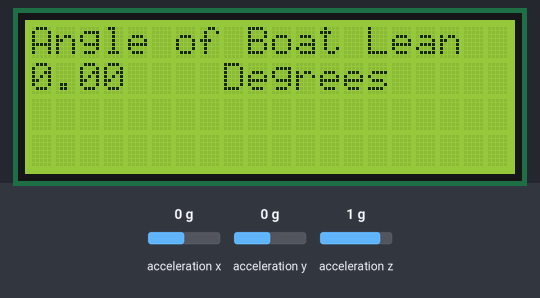
A sketch run on a simulated Arduino Nano 33 BLE. Parts: 20×4 character LCD. The inputs (shaded band) are chosen by the test bench; at power-on: acceleration y 0 g, acceleration x 0 g, acceleration z 1 g. What the sketch prints to the serial monitor is not drawn.

Above: at 1.2 s.
1.3 s: acceleration y set to -0.8 g
At 2.2 s:
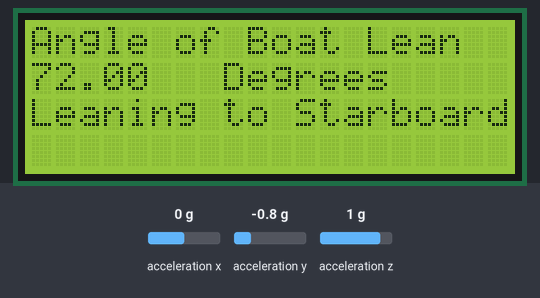
2.8 s: acceleration y set to 0.8 g
At 4.1 s:
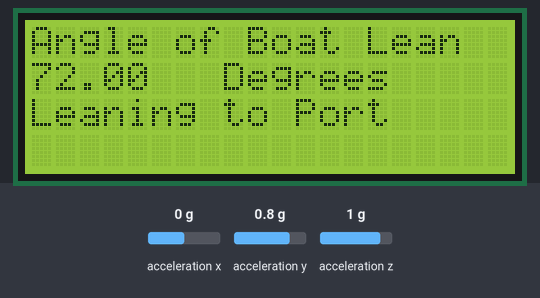
4.5 s: acceleration y set to 0 g
At 5.5 s:
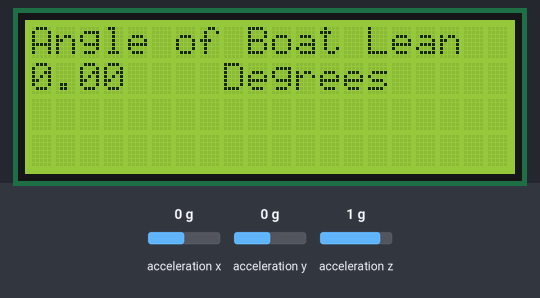
7.5 s: acceleration y set to -1.4 g
At 8.4 s:
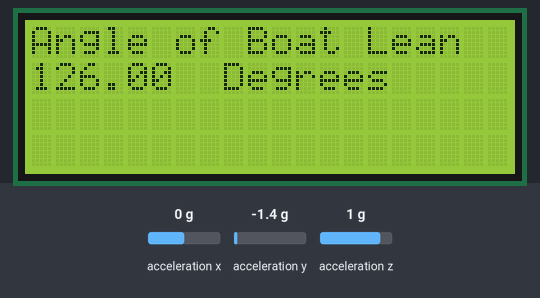
9.2 s: acceleration y set to -0.8 g
At 10.2 s:
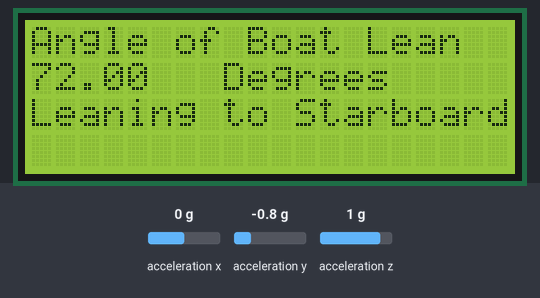
12.2 s: acceleration y set to 0.8 g
At 12.8 s:
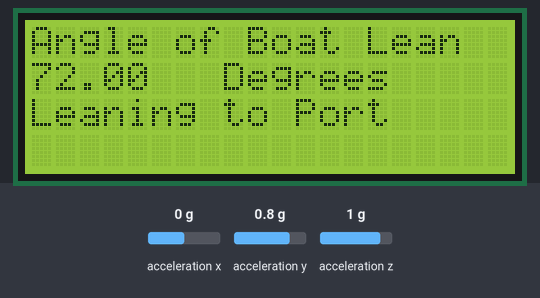
Timing chart, 0 to 15.2 s (numbered marks = the images above; inputs shaded):
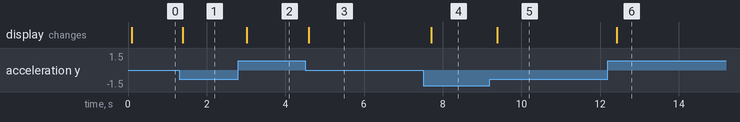

Measured:
- after the input at 1.3 s, the display: changes after 0.10 s (image 1)
- after the input at 2.8 s, the display: changes after 0.22 s (image 2)
- after the input at 4.5 s, the display: changes after 0.09 s (image 3)
- after the input at 7.5 s, the display: changes after 0.20 s (image 4)
- after the input at 9.2 s, the display: changes after 0.19 s (image 5)
- after the input at 12.2 s, the display: changes after 0.23 s (image 6)

The sketch:

accelerometer-test.ino
```cpp
#include <LiquidCrystal_I2C.h>
#include <Arduino_LSM9DS1.h>
#include <Wire.h>
LiquidCrystal_I2C lcd(0x27, 20, 4);

void setup()
{
  lcd.begin();
  if (!IMU.begin())
  {
    Serial.println("Failed to initialize IMU!");
    exit(1);
  }
}

void loop()
{
  float x, y, z, delta = 0.05;

  if (IMU.accelerationAvailable())
  {
    IMU.readAcceleration(x, y, z);
    Serial.println(y);
    lcd.clear();
    lcd.setCursor(0,0);
    lcd.print("Angle of Boat Lean");
    lcd.setCursor(0,1);
    lcd.print(abs(y*90));
    lcd.setCursor(8,1);
    lcd.print("Degrees");

    if(y <= delta && y >= -delta)
      Serial.println("flat");


    else if(y > delta && y < 1 - delta)
    {
      Serial.println("tilted to the left");
      lcd.setCursor(0,2);
      lcd.print("Leaning to Port");
    }
    else if(y >= 1 - delta)
      Serial.println("left");

    else if(y < -delta && y > delta - 1)
    {
      Serial.println("tilted to the right");
      lcd.setCursor(0,2);
      lcd.print("Leaning to Starboard");
    }
    else
      Serial.println("right");
  }

  delay(150);
}
```
